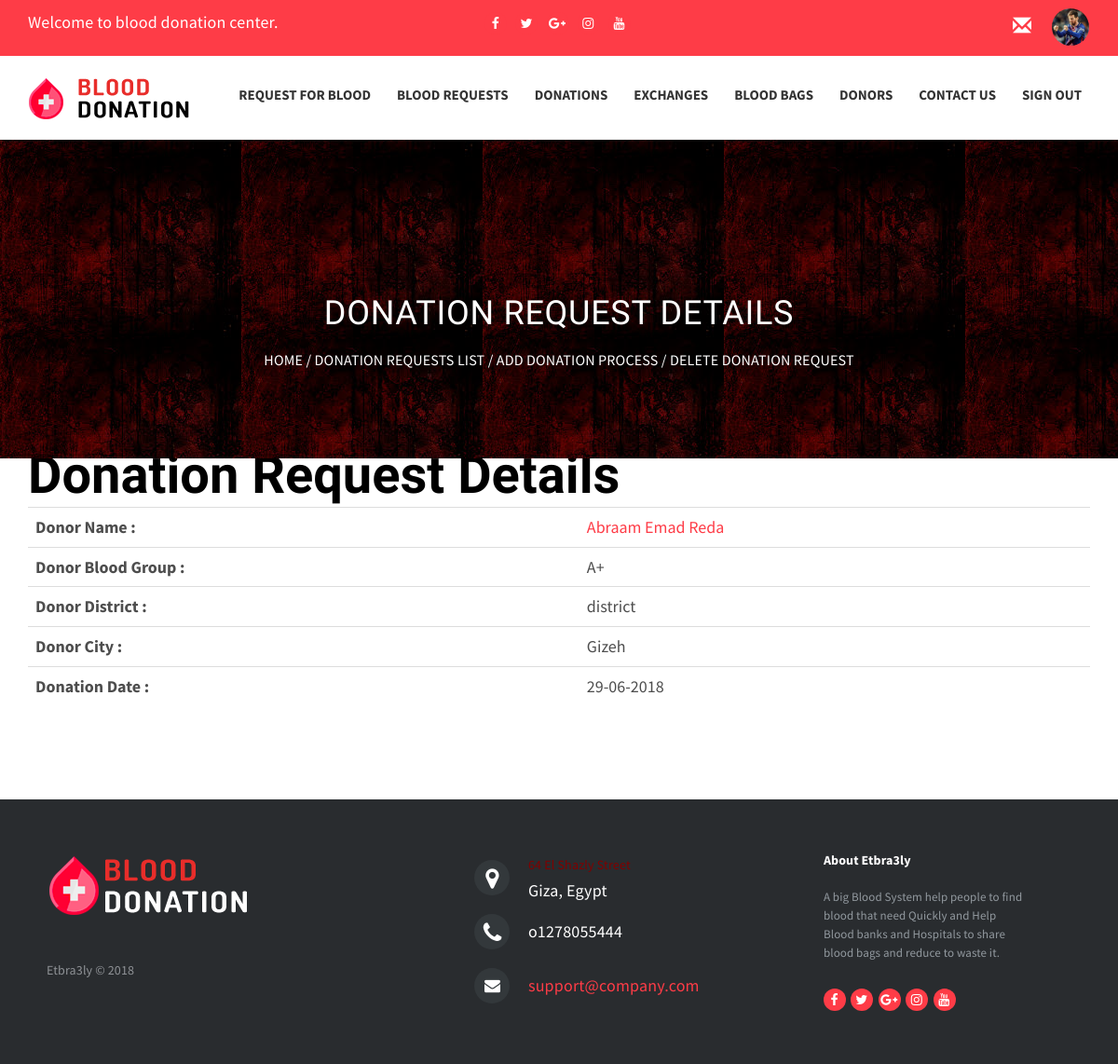
The app's page /APP/cpanel/BloodBankPages/BloodBankDonationRequestDetails.php?id=2 (signed in) with its own data.
### tables this page shows
CREATE TABLE `donor` (
  `donorID` int(10) NOT NULL,
  `SSN` int(20) NOT NULL,
  `firstName` varchar(15) NOT NULL,
  `middleName` varchar(15) NOT NULL,
  `lastName` varchar(15) NOT NULL,
  `dateOfBirth` varchar(20) NOT NULL,
  `gender` varchar(10) NOT NULL,
  `district` varchar(50) NOT NULL,
  `city` varchar(50) NOT NULL,
  `phoneNo` int(20) NOT NULL,
  `email` varchar(30) NOT NULL,
  `bloodGroup` varchar(10) NOT NULL,
  `photo` varchar(500) NOT NULL DEFAULT 'default_profile.jpg',
  `username` varchar(20) DEFAULT NULL,
  `password` varchar(50) DEFAULT NULL,
  `lastDonationDate` varchar(20) DEFAULT NULL,
  `bloodBankID` int(11) DEFAULT NULL
);

CREATE TABLE `request` (
  `requestID` int(11) NOT NULL,
  `donorID` int(20) NOT NULL,
  `organizationID` int(20) NOT NULL,
  `date` varchar(20) NOT NULL,
  `neededBloodGroup` varchar(10) DEFAULT NULL,
  `numberOfBags` int(10) DEFAULT NULL,
  `amount` varchar(10) DEFAULT NULL,
  `view` tinyint(1) NOT NULL DEFAULT '0',
  `requestType` varchar(20) NOT NULL
);

### APP/lib/request.php (called while the page is built, shortened)
<?php
require_once '../../config.php';
class Request
{
    public static function retreiveRequestByID($requestID)
    {
        global $dbh;
        $sql = $dbh->prepare("SELECT * FROM request WHERE requestID = '$requestID'");
        $sql->execute();
        $request = $sql->fetch(PDO::FETCH_ASSOC);
        return $request;
    }
}

### APP/lib/donor.php (called while the page is built, shortened)
<?php
require_once '../../config.php';
class Donor
{
    public static function retreiveDonorById($donorID)
    {
        global $dbh;
        $sql = $dbh->prepare("SELECT * FROM donor WHERE donorID='$donorID'");
        $sql->execute();
        $donor = $sql->fetch(PDO::FETCH_ASSOC);
        return $donor;
    }
}

### APP/cpanel/BloodBankPages/BloodBankDonationRequestDetails.php (the view, shortened to what this page needs)
<?php
    require_once 'BloodbankSession.php';
    require_once '../../lib/donor.php';
    require_once '../../lib/request.php';
?>
<link href="https://cdn.jotfor.ms/static/formCss.css?3.3.5398" rel="stylesheet" type="text/css" />
<link type="text/css" media="print" rel="stylesheet" href="https://cdn.jotfor.ms/css/printForm.css?3.3.5398" />
<link type="text/css" rel="stylesheet" href="https://cdn.jotfor.ms/css/styles/nova.css?3.3.5398" />
<link type="text/css" rel="stylesheet" href="https://cdn.jotfor.ms/themes/CSS/566a91c2977cdfcd478b4567.css?themeRevisionID=59fb4852cf3bfe589c6c6f21"/>
<link type="text/css" rel="stylesheet" href="https://cdn.jotfor.ms/css/styles/buttons/form-submit-button-light.css?3.3.5398"/>
<section class="page-header" data-stellar-background-ratio="1.2">
    <div class="container">
        <div class="row">
            <div class="col-sm-12 text-center">
                <h3>
                    Donation Request Details
                </h3>
                <p class="page-breadcrumb">
                    <a href="BloodBankHome.php">Home</a> / <a href="BloodBankDonationRequestsList.php">Donation Requests List</a> / <a href="BloodbankAddDonationProcess.php?id=<?php echo $_GET['id']?>">Add Donation Process</a> / <a href="BloodBankDonationRequestsList.php?id=<?php echo $_GET['id']?>">Delete Donation Request</a>
                </p>
            </div>
        </div>
    </div>
</section>
<section>
        <div class="container">
                <ul class="form-section page-section">
                          <li id="cid_10" class="form-input-wide" data-type="control_head">
                                <div class="form-header-group ">
                                  <div class="header-text httal htvam">
                                        <h1 id="header_10" class="form-header" data-component="header">
                                          Donation Request Details
                                        </h1>
                                  </div>
                                </div>
                          </li>
                </ul>
                <table class="table">
                    <tbody>
                        <?php
                            if(isset($_GET['id'])){
                                $request = Request::retreiveRequestByID($_GET['id']);
                                $donor = Donor::retreiveDonorById($request['donorID']);
                                echo '<tr>
                                        <th scope="row">Donor Name : </th>
                                        <td><a href="loodBankDonorDetails.php?id='.$donor['donorID'].'">'.$donor['firstName'].' '.$donor['middleName'].' '.$donor['lastName'].'</a></td>
                                    </tr>
                                    <tr>
                                        <th scope="row">Donor Blood Group :</th>
                                        <td>'.$donor['bloodGroup'].'</td>
                                    </tr>
                                    <tr>
                                        <th scope="row">Donor District :</th>
                                        <td>'.$donor['district'].'</td>
                                    </tr>
                                    <tr>
                                        <th scope="row">Donor City :</th>
                                        <td>'.$donor['city'].'</td>
                                    </tr>
                                    <tr>
                                        <th scope="row">Donation Date :</th>
                                        <td>'.$request['date'].'</td>
                                    </tr>';
                            }
                        ?>
                    </tbody>
                </table>
        </div>
</section>

### APP/cpanel/template/css/base.css (style rules this page uses)
.footer-distributed { background-color: #292c2f; box-shadow: 0 1px 1px 0 rgba(0, 0, 0, 0.12); box-sizing: border-box; width: 100%; text-align: left; font: bold 16px sans-serif; padding: 55px 50px; margin-top: 80px; }
.footer-distributed .footer-left, .footer-distributed .footer-center, .footer-distributed .footer-right { display: inline-block; vertical-align: top; }
.footer-distributed .footer-left { width: 40%; }
.footer-distributed h3 { color: #ffffff; font: normal 36px 'Cookie', cursive; margin: 0; }
.footer-distributed .footer-company-name { color: #8f9296; font-size: 14px; font-weight: normal; margin: 0; }
.footer-distributed .footer-center { width: 35%; }
.footer-distributed .footer-center i { background-color: #33383b; color: #ffffff; font-size: 25px; width: 38px; height: 38px; border-radius: 50%; text-align: center; line-height: 42px; margin: 10px 15px; vertical-align: middle; }
.footer-distributed .footer-center i.fa-envelope { font-size: 17px; line-height: 38px; }
.footer-distributed .footer-center p { display: inline-block; color: #ffffff; vertical-align: middle; margin:0; }
.footer-distributed .footer-center p span { display:block; font-weight: normal; font-size:14px; line-height:2; }
.footer-distributed .footer-center p a { color: #5383d3; text-decoration: none;; }
.footer-distributed .footer-right { width: 20%; }
.footer-distributed .footer-company-about { line-height: 20px; color: #92999f; font-size: 13px; font-weight: normal; margin: 0; }
.footer-distributed .footer-company-about span { display: block; color: #ffffff; font-size: 14px; font-weight: bold; margin-bottom: 20px; }
.right-right-container a { float: right; color: white; margin-top: 3px; font-size: 35px; font-family: 'Dosis', sans-serif; border: 1px; border-color: #FE3C47; border-style: solid; background: #FE3C47; }
.top-bar-social { float:left; }
.left-container { width: 43%; height: 100%; float:left; margin-right:0px; padding-right:0px; }
.right-container { width: 57%; height: 100%; float:right; margin-left:0px; padding-left:0px; }
.left-right-container { width: 50%; height: 100%; float:left }
.right-right-container { width: 50%; height: 100%; float:right }
span { color:#800000; font:bold; }
.glyphicon { margin-right:10px; }

### records on screen
donor: firstName "Abraam", middleName "Emad", lastName "Reda", bloodGroup "A+", district "district", city "Gizeh"
request: date "29-06-2018"
